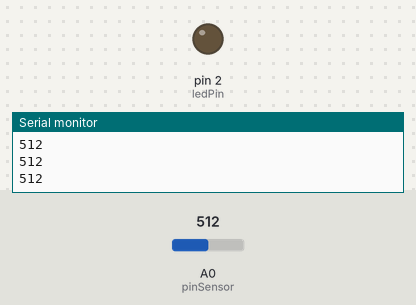
Simulated run of this sketch. Board: Arduino Uno, built with avr-gcc and run on an emulated ATmega328P. Shown: output pins drawn as LEDs (lit = HIGH), the last lines printed to the serial monitor. The inputs (shaded band) are chosen by the test bench; at power-on: A0 (pinSensor) = 512.

Above: at 1.2 s.
1.3 s: A0 (pinSensor) set to 491
At 2.3 s:
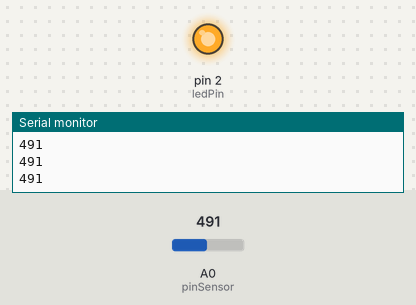
2.8 s: A0 (pinSensor) set to 510
At 3.6 s:
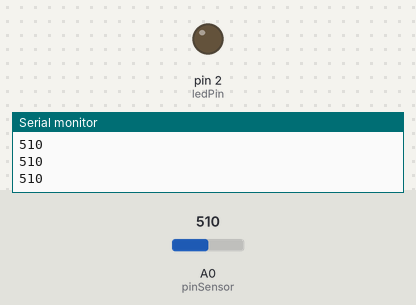
4.3 s: A0 (pinSensor) set to 490
At 4.6 s:
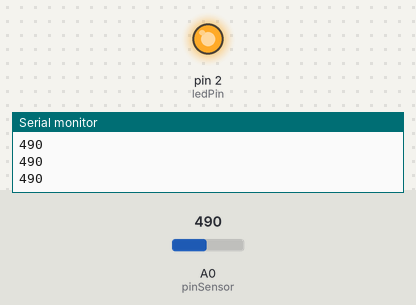
Timing chart, 0 to 7.3 s (numbered marks = the images above; inputs shaded):
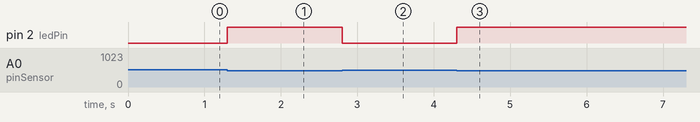

The sketch:

lampuOtomatisSederhana.ino
```cpp
#define pinSensor A0
#define ledPin 2

int nilaiSensor;

void setup() {
  // put your setup code here, to run once:
  pinMode(pinSensor, INPUT);
  pinMode(ledPin, OUTPUT);
  Serial.begin(9600);
}

void loop() {
  // put your main code here, to run repeatedly:
  nilaiSensor = analogRead(pinSensor);
  if(nilaiSensor >= 500)
  {
    digitalWrite(ledPin, LOW);
  }
  else
  {
    digitalWrite(ledPin, HIGH);
  }
  Serial.println(nilaiSensor);
}
```

Measured:
- the behaviour switches between 500 and 499 on A0 (pinSensor) (found by bisection; images 0 and 1)
- after the input at 1.3 s, pin 2 (ledPin): LOW → HIGH at once
- after the input at 2.8 s, pin 2 (ledPin): HIGH → LOW at once
- after the input at 4.3 s, pin 2 (ledPin): LOW → HIGH at once
